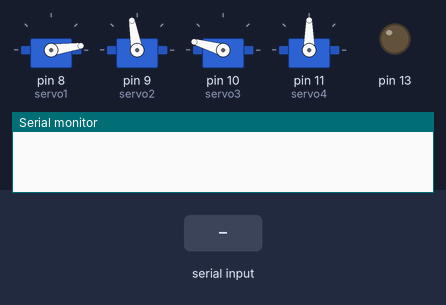
A sketch run on a simulated Arduino Uno, built with avr-gcc and run on an emulated ATmega328P. Parts: 4 × servo, output pins drawn as LEDs (lit = HIGH), the last lines printed to the serial monitor. Inputs (shaded band) come from the test bench.

Above: at 1.2 s.
1.3 s: "A90\n" received over Serial
At 1.6 s:
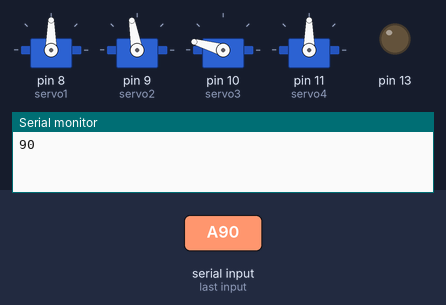
2.8 s: "B,45\n" received over Serial
At 4.0 s:
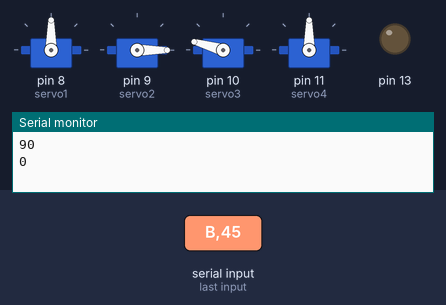
4.3 s: "A,45\n" received over Serial
At 5.1 s:
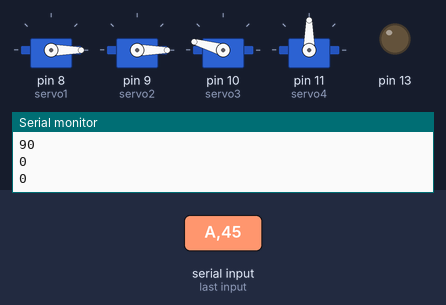
5.8 s: "B90\n" received over Serial
At 6.2 s:
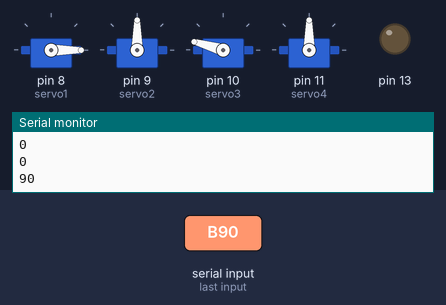
7.3 s: "C90\n" received over Serial
At 8.5 s:
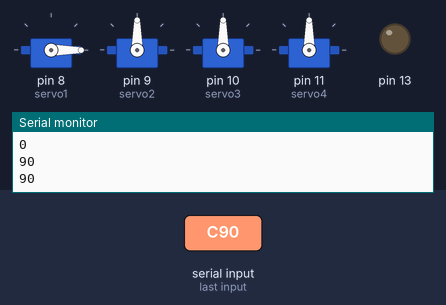
8.8 s: "C,45\n" received over Serial
At 9.7 s:
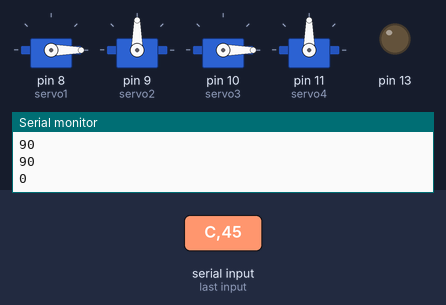
Timing chart, 0 to 11.3 s (numbered marks = the images above; inputs shaded):
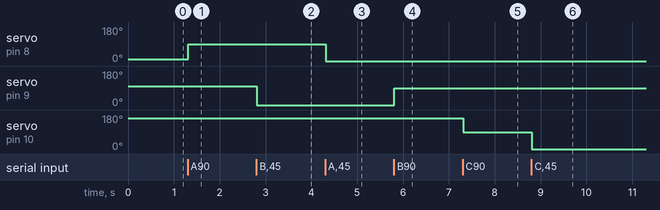

Measured:
- after the input at 1.3 s, servo on pin 8 (servo1): 8° → 90° at once
- after the input at 2.8 s, servo on pin 9 (servo2): 100° → 0° at once
- after the input at 4.3 s, servo on pin 8 (servo1): 90° → 0° at once
- after the input at 5.8 s, servo on pin 9 (servo2): 0° → 90° at once
- after the input at 7.3 s, servo on pin 10 (servo3): 164° → 90° at once
- after the input at 8.8 s, servo on pin 10 (servo3): 90° → 0° at once

The sketch:

CODIGO.ino
```cpp
#include <Servo.h>
Servo servo1;
Servo servo2;
Servo servo3;
Servo servo4;
char a;
String readString;
void setup() {
 pinMode(13,OUTPUT);
 servo1.attach(8);
 servo2.attach(9);
 servo3.attach(10);
 servo4.attach(11);
 Serial.begin(9600);
servo1.write(8);
servo2.write(100);
servo3.write(164);
servo4.write(90);
delay(10);
}
void loop() {
if (Serial.available()) {
 a = Serial.read();

 if(a=='A'){
 motor1();
 }

 if(a=='B'){
 motor2();
 }

 if(a=='C'){
 motor3();
 }
 if(a=='D'){
 motor4();
 }
 if(a=='E'){
 digitalWrite(13,HIGH);
 delay(10);
 }
 if(a=='F'){
 digitalWrite(13,LOW);
 delay(10);
 }
 }
}

void motor1(){
 delay(10);
 while (Serial.available()) {

 char b = Serial.read();
 readString += b;
 }
 if (readString.length() >0) {
 Serial.println(readString.toInt());
 servo1.write(readString.toInt());
 readString=""; // Clear string
 }
}
void motor2(){
 delay(10);
 while (Serial.available()) {
 char b = Serial.read();
 readString += b;
 }
 if (readString.length() >0) {
 Serial.println(readString.toInt());
 servo2.write(readString.toInt());
 readString="";
 }
}
void motor3(){
 delay(10);
 while (Serial.available()) {
 char b = Serial.read();
 readString += b;
 }
 if (readString.length() >0) {
 Serial.println(readString.toInt());
 servo3.write(readString.toInt());
 readString="";
 }
}
void motor4(){
 delay(10);
 while (Serial.available()) {
 char b = Serial.read();
 readString += b;
 }
 if (readString.length() >0) {
 Serial.println(readString.toInt());
 servo4.write(readString.toInt());
 readString="";
 }
}
```
